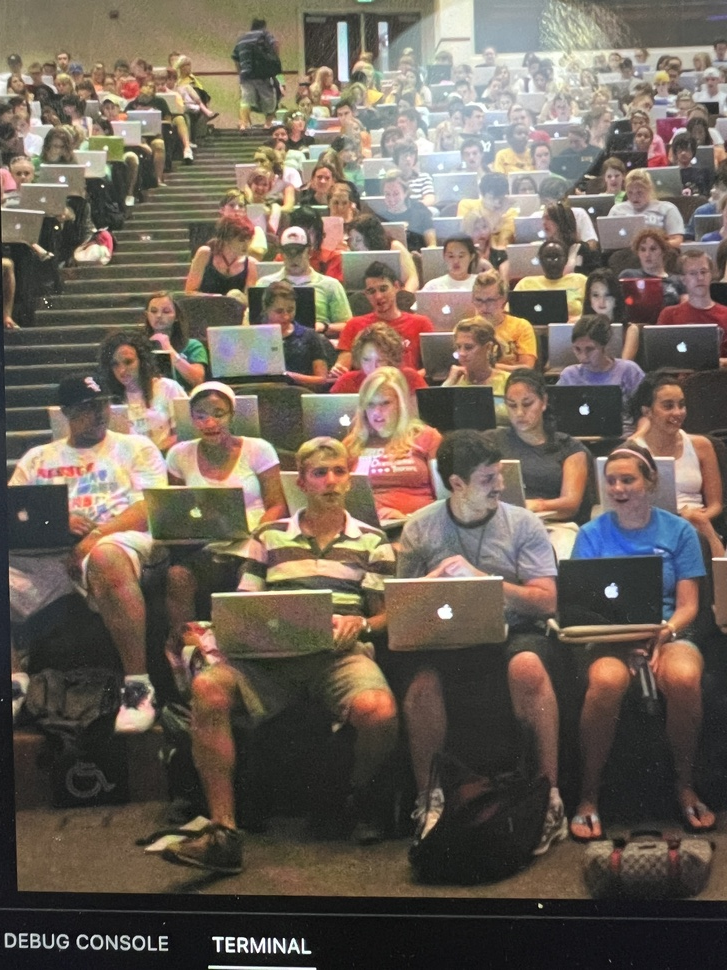
#> input picture IMG_4071.jpg, 727 x 970 px, shrunk from 3024 x 4032 before the run
$ python both.py
#> lines starting #> are read from the running program, lines starting #| are printed output that depends on the picture; after the words box and inside, x2 and y2 are one past the last pixel; in counts of white or black regions, pixels touching at a corner belong together
# Import necessary libraries
import cv2 as cv
import numpy as np

# Load images for panorama stitching
img1 = cv.imread('IMG_4071.jpg')
#> img1 is the input picture: shape (970, 727, 3); mean B, G, R 88.3, 99.1, 110.9
img2 = cv.imread('IMG_4072.jpg')
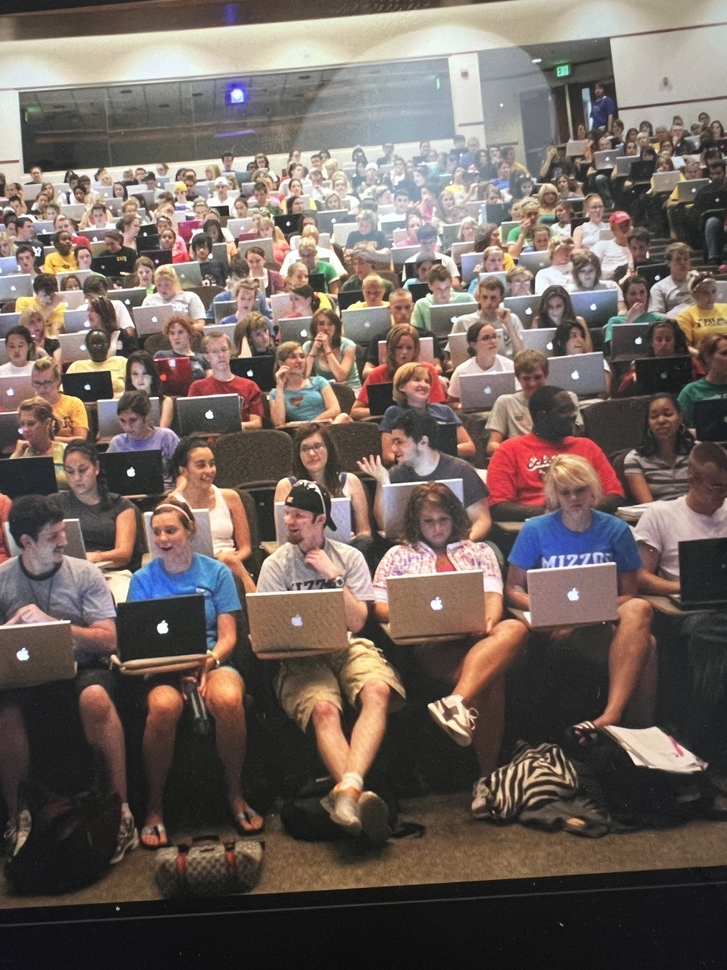
#> input picture IMG_4072.jpg, 727 x 970 px, shrunk from 3024 x 4032 before the run
#> img2 is the input picture: shape (970, 727, 3); mean B, G, R 94.1, 100.5, 113.7
img3 = cv.imread('IMG_4073.jpg')
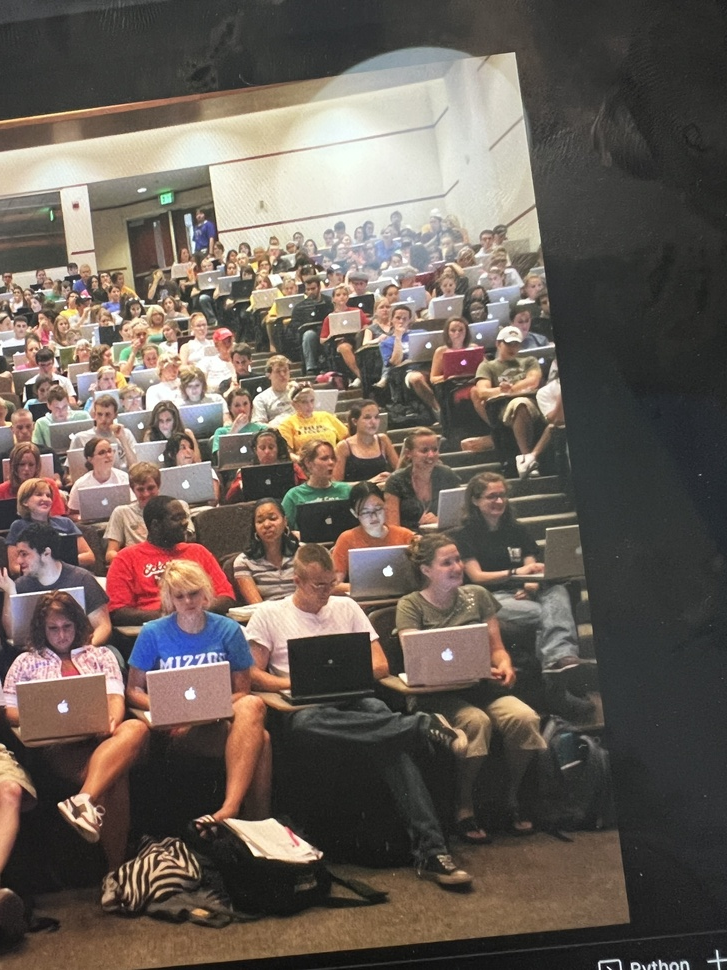
#> input picture IMG_4073.jpg, 727 x 970 px, shrunk from 3024 x 4032 before the run
#> img3 is the input picture: shape (970, 727, 3); mean B, G, R 88.4, 96.3, 107.4

# Create a stitcher object
stitcher = cv.Stitcher_create()

# Stitch the images
result, panorama = stitcher.stitch((img1, img2, img3))
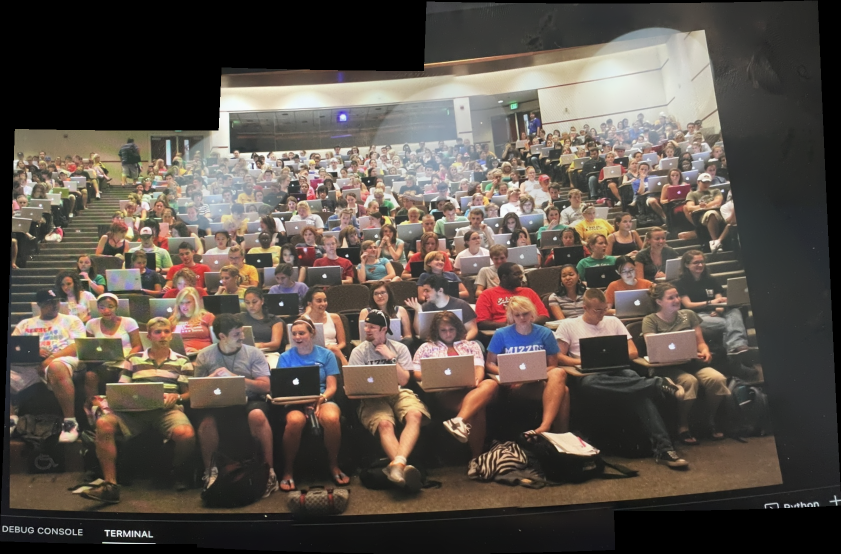
#> panorama: shape (1107, 1682, 3) (shown at 1/2 size); mean B, G, R 74.6, 82.2, 91.5
#> result = 0

# Check if stitching was successful
if result == cv.Stitcher_OK:
    # Facial recognition on the stitched panorama

    # Load the Haar Cascade classifier for face detection
    haar_cascade = cv.CascadeClassifier('haar_face.xml')

    # Detect faces in the panorama using the Haar Cascade
    faces_rect = haar_cascade.detectMultiScale(panorama, scaleFactor=1.1, minNeighbors=2)
#> faces_rect = 34 rows, first 6: [1338, 342, 25, 25], [597, 364, 25, 25], [1043, 400, 25, 25], [307, 403, 24, 24], [1094, 420, 27, 27], [939, 428, 26, 26]

    # Print the number of faces found in the panorama
    print(f'Number of faces found in the panorama = {len(faces_rect)}')
#| Number of faces found in the panorama = 34

    # Calculate the average size of detected faces
    face_sizes = np.array([w * h for _, _, w, h in faces_rect])
#> face_sizes = 34 values, max 5329 at index 33, min 576 at index 3, mean 1445.4
    avg_face_size = np.mean(face_sizes)
#> avg_face_size = 1445.4

    # Define a threshold for filtering outliers
    threshold = 1  # You can adjust this threshold based on your needs

    # Filter out faces that deviate significantly from the average size
    filtered_faces_rect = [rect for rect in faces_rect if abs(rect[2] * rect[3] - avg_face_size) < threshold * avg_face_size]
#> filtered_faces_rect = 32 items, first 6: [1338, 342, 25, 25], [597, 364, 25, 25], [1043, 400, 25, 25], [307, 403, 24, 24], [1094, 420, 27, 27], [939, 428, 26, 26]

    # Print the number of faces after filtering
    print(f'Number of filtered faces = {len(filtered_faces_rect)}')
#| Number of filtered faces = 32

    # Draw rectangles around the filtered faces and annotate with numbers
    for i, (x, y, w, h) in enumerate(filtered_faces_rect):
        cv.rectangle(panorama, (x, y), (x + w, y + h), (0, 255, 0), thickness=2)
        cv.putText(panorama, f'{i + 1}', (x, y - 10), cv.FONT_HERSHEY_SIMPLEX, 0.9, (0, 255, 0), 2)
#> this loop made 32 passes
#> (x, y, w, h) on passes 1 to 12: (1338, 342, 25, 25), (597, 364, 25, 25), (1043, 400, 25, 25), (307, 403, 24, 24), (1094, 420, 27, 27), (939, 428, 26, 26), (1009, 436, 26, 26), (762, 453, 26, 26), (603, 459, 27, 27), (429, 468, 27, 27), (649, 478, 28, 28), (733, 485, 26, 26)
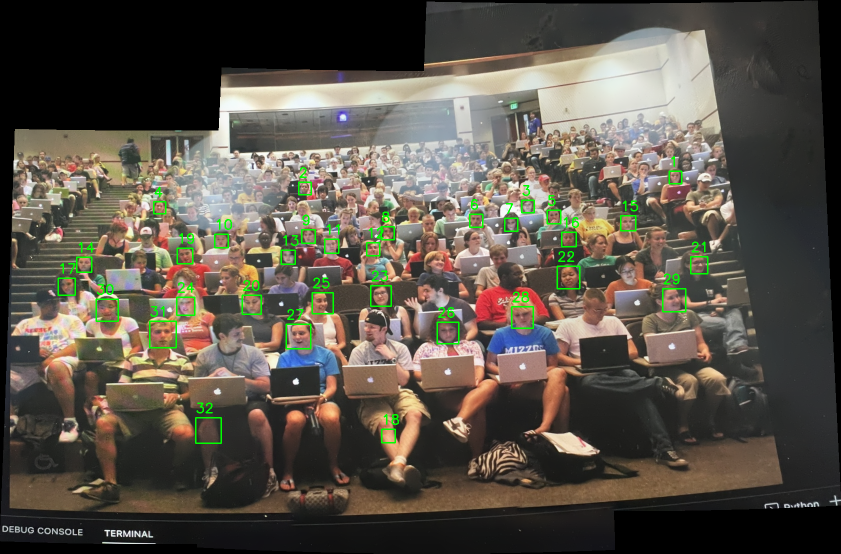
#> panorama: shape (1107, 1682, 3) (shown at 1/2 size); 1.07% of pixels changed, all inside (x1, y1, x2, y2) = (115, 312, 1417, 888)

    # Display the stitched panorama with facial recognition
    cv.imshow('Panorama with Faces', panorama)
    cv.waitKey()
    cv.destroyAllWindows()
else:
    # Print an error message if stitching was not successful
    print('Error during stitching')
